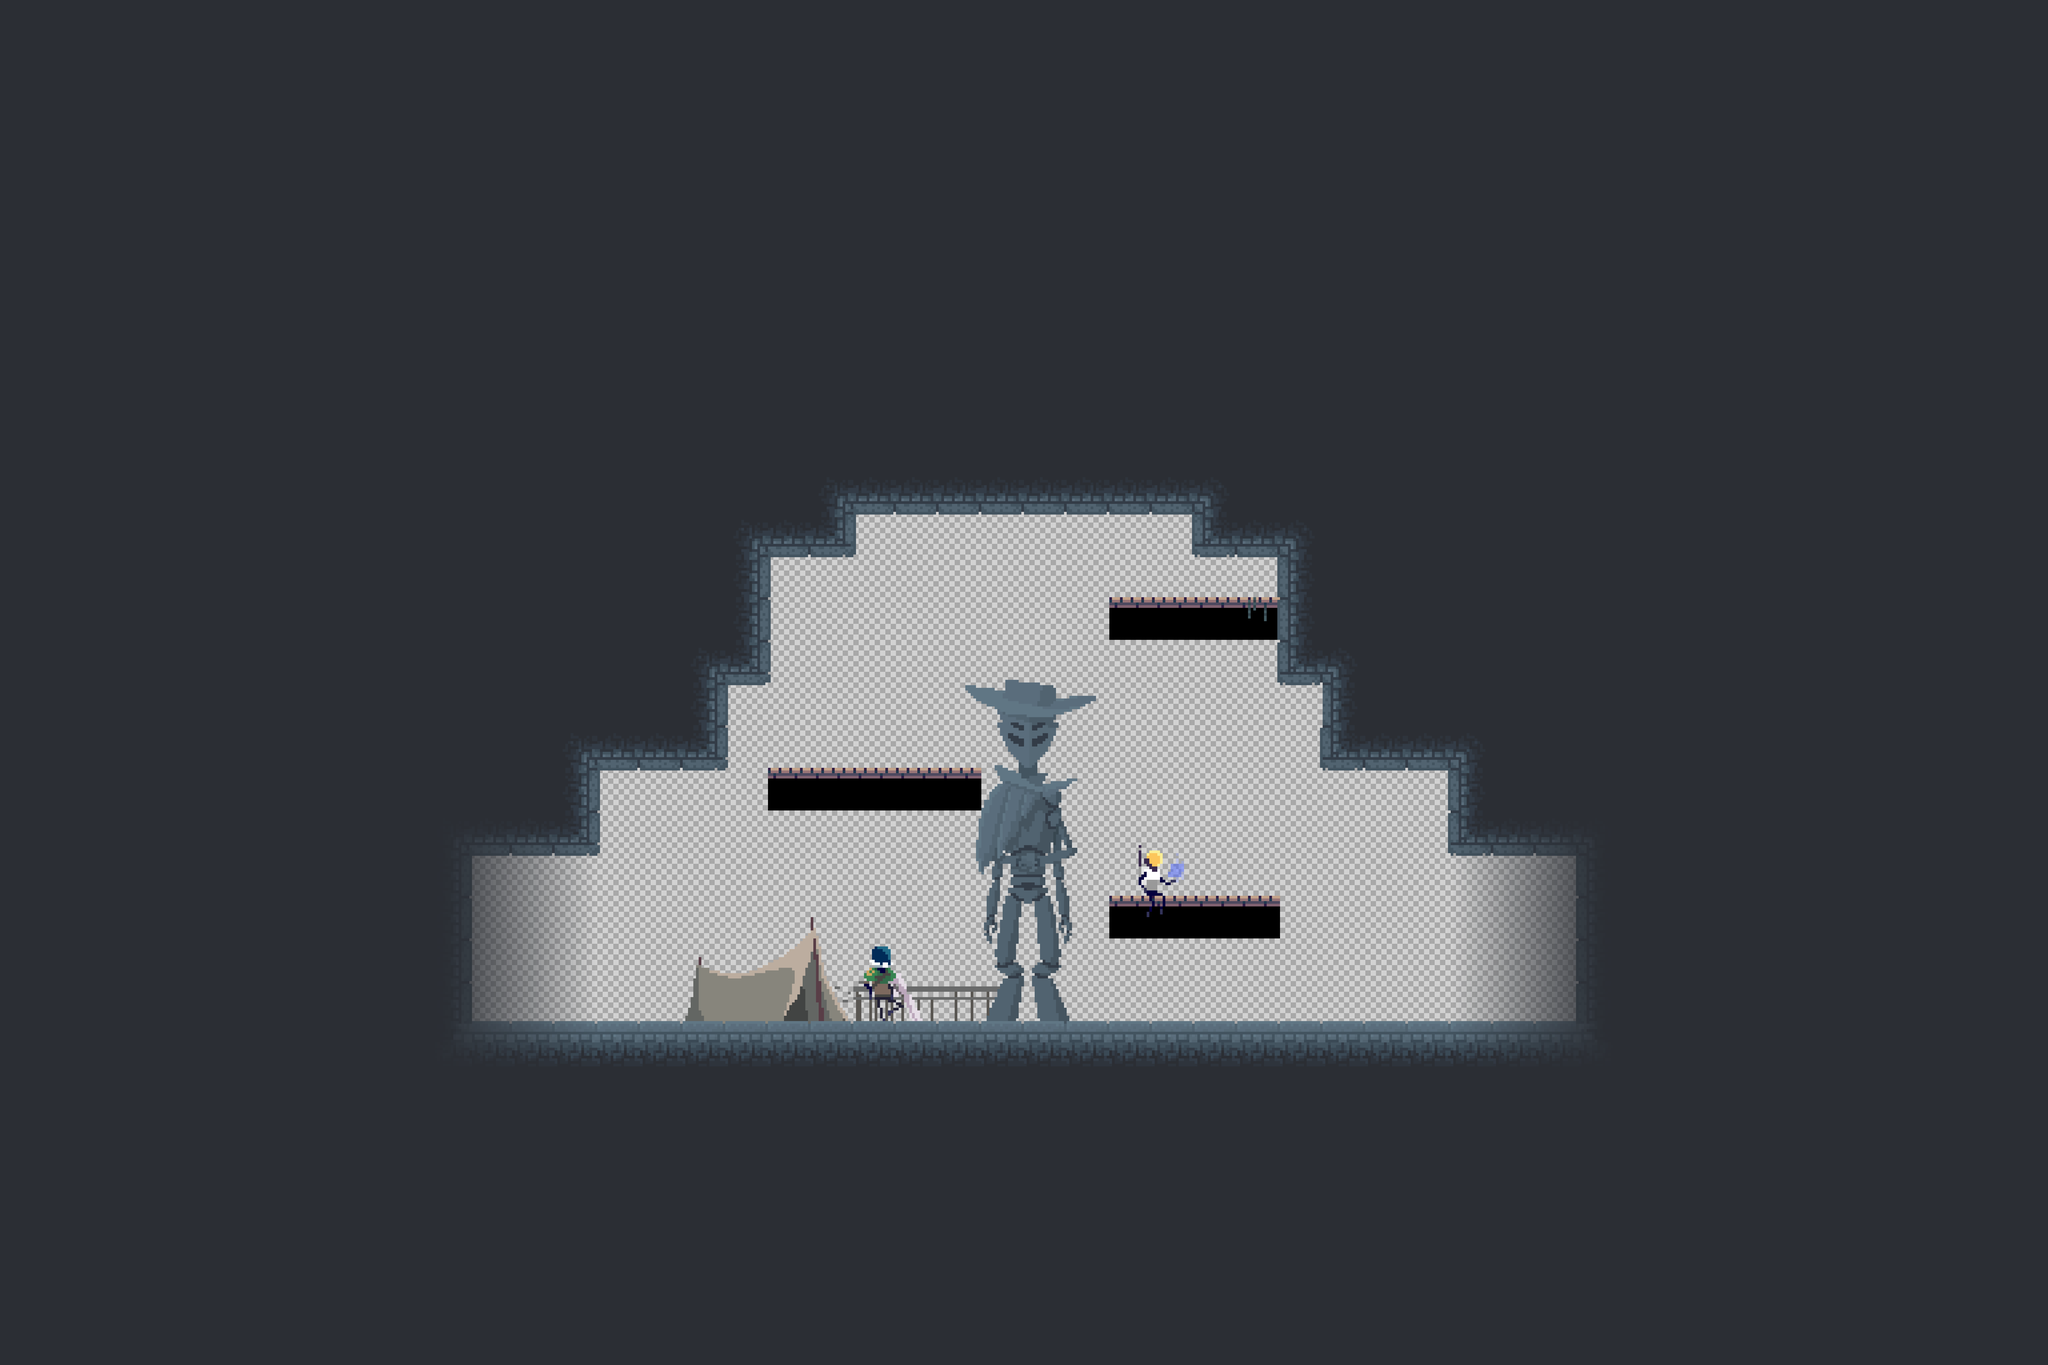

Rendered tile map (Tiled .tmx) drawn with the repository's tilesets; below, a short description and the map source with its tile grids summarised:
An orthogonal 48x32 tile map with 160x160 px tiles, 6 tile layers (wireframe, Climbable, Platforms, Back, ...), 3 tilesets and 5 objects.

<map version="1.5" tiledversion="1.7.0" orientation="orthogonal" renderorder="right-down" width="48" height="32" tilewidth="160" tileheight="160" infinite="0" nextlayerid="58" nextobjectid="6">
 <tileset firstgid="1" source="../../tsx&amp;world/Wireframe_purple16.tsx" />
 <tileset firstgid="25" source="../../tsx&amp;world/Forest.tsx" />
 <tileset firstgid="313" source="../../tsx&amp;world/Specials.tsx" />
 <layer id="1" name="wireframe" width="48" height="32">
  <data>[1536 cells, 1536 non-empty, 4 distinct tile ids]</data>
 </layer>
 <layer id="44" name="Climbable" width="48" height="32">
  <data>[1536 cells, 13 non-empty, 1 distinct tile ids]</data>
 </layer>
 <layer id="2" name="Platforms" width="48" height="32">
  <data>[1536 cells, 1320 non-empty, 2 distinct tile ids]</data>
 </layer>
 <layer id="41" name="Back" width="48" height="32">
  <data>[1536 cells, 5 non-empty, 5 distinct tile ids]</data>
 </layer>
 <layer id="3" name="Grass" width="48" height="32">
  <data>[1536 cells, 1396 non-empty, 27 distinct tile ids]</data>
 </layer>
 <layer id="40" name="Details" width="48" height="32">
  <data>[1536 cells, 13 non-empty, 3 distinct tile ids]</data>
 </layer>
 <objectgroup id="42" name="Interactibles">
  <object id="3" gid="342" x="4800" y="3840" width="320" height="320">
   <properties>
    <property name="talk" type="bool" value="true" />
    <property name="tree" value="red_boss" />
   </properties>
  </object>
  <object id="4" gid="341" x="3360" y="3840" width="320" height="320">
   <properties>
    <property name="talk" type="bool" value="true" />
    <property name="tree" value="blue_boss" />
   </properties>
  </object>
  <object id="5" gid="350" x="3040" y="3040" width="320" height="480">
   <properties>
    <property name="talk" type="bool" value="true" />
    <property name="tree" value="change" />
   </properties>
  </object>
 </objectgroup>
 <objectgroup id="43" name="Gate">
  <object id="1" gid="313" x="1760" y="3680" width="160" height="160">
   <properties>
    <property name="dest" value="S6_83" />
   </properties>
  </object>
  <object id="2" gid="313" x="5760" y="3680" width="160" height="160">
   <properties>
    <property name="dest" value="S6_boss" />
   </properties>
  </object>
 </objectgroup>
</map>
